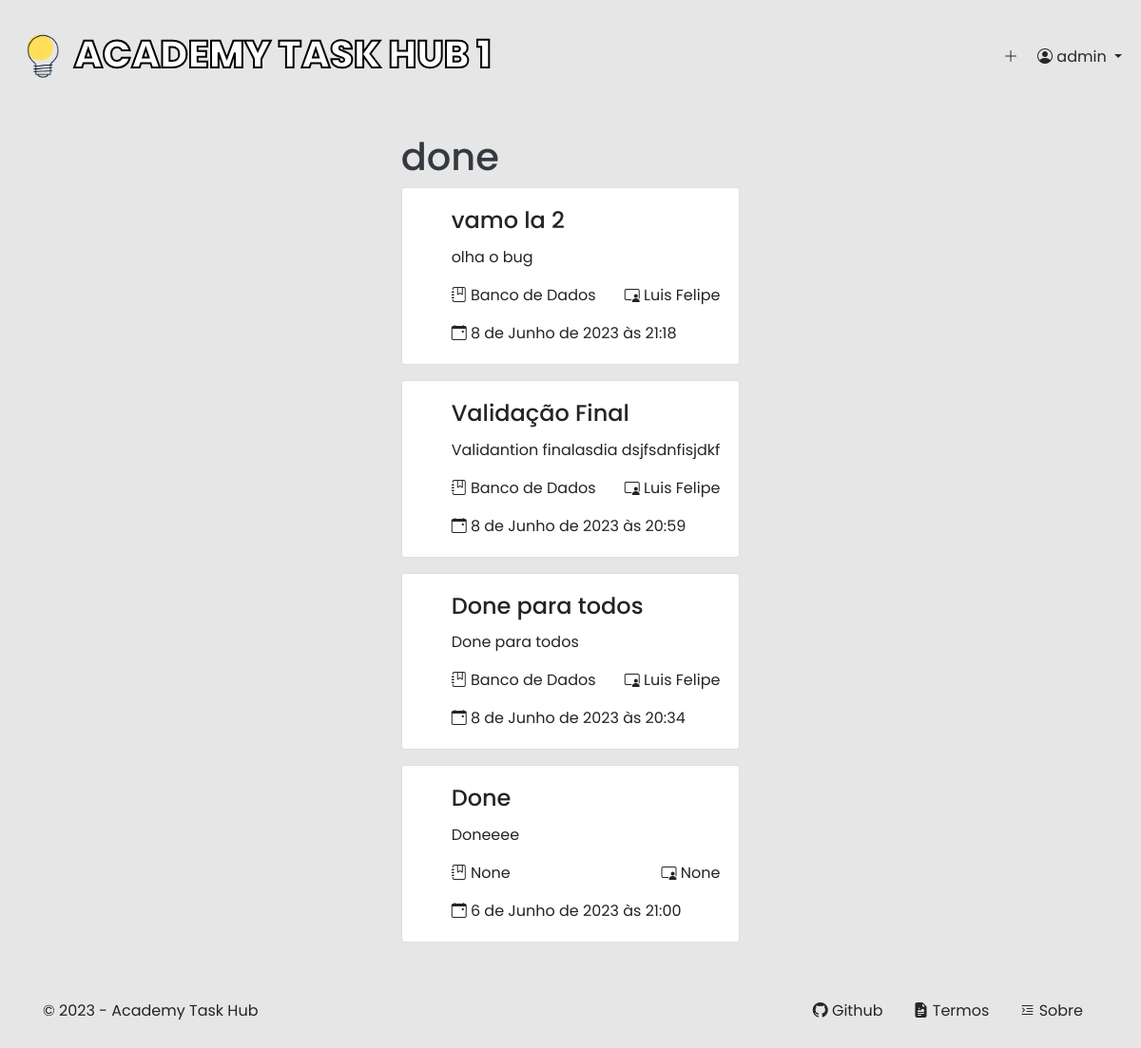
Screenshot of /done/ (signed in) with the database file from the repository.
### apps/client/models.py (models this page shows, shortened)
class ItemList(models.Model):
    STATUS = (
        ('TODO', 'To Do'),
        ('DOING', 'Doing'),
        ('DONE', 'Done'),
    )
    TYPE = (
        ('P', 'Pessoal'),
        ('A', 'Para todos')
    )
    author = models.ForeignKey(User, on_delete=models.CASCADE)
    title = models.CharField(max_length=50)
    content = models.CharField(max_length=150)
    created_date = models.DateTimeField(auto_now_add=True)
    updated_date = models.DateTimeField(auto_now=True)
    due_date = models.DateTimeField()
    discipline = models.ForeignKey(Discipline, on_delete=models.CASCADE, blank=True, null=True)
    teacher = models.ForeignKey(Teacher, models.CASCADE, blank=True, null=True)
    status = models.CharField(max_length=5, choices=STATUS)
    type = models.CharField(max_length=1, choices=TYPE)

class Discipline(models.Model):
    name = models.CharField(max_length=20)
    is_technical_area = models.BooleanField()
    def __str__ (self) -> str:
        return self.name

class Teacher(models.Model):
    name = models.CharField(max_length=20)
    def __str__ (self) -> str:
        return self.name

### apps/home/views.py (the view)
# urls.py: path('done/', views.done, name='done'),
def done(request):
    if request.method == 'GET':
        if request.user.is_authenticated:
            person = Person.objects.get(user=request.user)
            item_list_done = person.item_list.filter(status='DONE').order_by('-due_date')
            return render(request, 'pages/done.html', context={'item_list_done':item_list_done})
        item_list_done = ItemList.objects.filter(type='A').filter(status='DONE').order_by('-due_date')
        return render(request, 'pages/done.html', context={'item_list_done':item_list_done})

### apps/home/templates/pages/done.html
{% extends 'base.html' %}
{% load static %}
{% block body %}
<section class="container section text-white d-flex justify-content-center align-items-start">
    <main class="done p-3 d-flex justify-content-center flex-column text-dark">
        <h1>done</h1>
        {% for item in item_list_done %}
            {% include '../partials/card-item.html' %}
        {% empty %}
            <p>Nenhum item encontrado.</p>
        {% endfor %}
    </main>
</section>
{% endblock body %}

### templates/partials/header.html (shortened to what this page needs)
{% load static %}
<header class="d-flex align-items-center justify-content-between text-white header" style="min-height: 15vh;">
  <h1 class="title" style="padding-left: 20px;"><a href="{% url 'home' %}" style="text-decoration: none; color: white; -webkit-text-stroke: 2px #000;">
    <img id="test" src="{% static 'img/2.png' %}" alt=""> Academy Task Hub {{ user.id }}</a></h1>
  <nav class="navbar-nav">
    <ul class="nav">
      {% if not user.is_authenticated %}
        <li class="nav-item p-3"><a class="nav-link" href="{% url 'login' %}">Login <i class="bi bi-box-arrow-in-right"></i></a></li>
        <li class="nav-item p-3"><a class="nav-link" href="{% url 'register' %}">Cadastrar <i class="bi bi-person-add"></i></a></li>
      {% else %}
        <li class="nav-item"><a class="nav-link" href="{% url 'client' person.id %}"><i class="bi bi-plus-lg"></i></a></li>
        <li class="nav-item dropdown">
          <a class="nav-link dropdown-toggle" href="#" id="memberDropdown" role="button" data-bs-toggle="dropdown" aria-expanded="false">
            <i class="bi bi-person-circle" id="change-mode"></i> {{user.username}}
          </a>
      {% endif %}
      </li>
    </ul>
  </nav>
</header>

### apps/home/templates/partials/card-item.html
<ul class="card" style="min-width: 300px;">
    <li class="card-body">
        <h4 class="card-title">{{ item.title }}</h4>
        <p class="card-text">{{ item.content }}</p>
        <div class="more d-flex justify-content-between">
            <p><i class="bi bi-journal-bookmark"></i> {{ item.discipline }}</p>
            <p><i class="bi bi-person-video3"></i> {{ item.teacher }}</p>
        </div>
        <p class="card-text"><i class="bi bi-calendar-event"></i> {{ item.due_date }}</p>
    </li>
</ul>

### templates/static/css/style.css (style rules this page uses)
ul li { list-style: none; }
body { background-color: #e6e6e6; }
.section { min-height: 80vh; }
* { font-family: 'Poppins', sans-serif; }
.title { font-weight: 800; color: white; -webkit-text-stroke: 2px #000; text-transform: uppercase; }
#test { height: 50px; background: transparent; }
h1 { margin-top: 5px; }
li.nav-item.dropdown { margin: 0 20px; }
.nav-link { color: #272727!important; }

### rows the page displays
ItemList: title "vamo la 2", content "olha o bug", discipline "Banco de Dados", teacher "Luis Felipe", due_date "8 de Junho de 2023 às 21:18"
ItemList: title "Validação Final", content "Validantion finalasdia dsjfsdnfisjdkf", discipline "Banco de Dados", teacher "Luis Felipe", due_date "8 de Junho de 2023 às 20:59"
ItemList: title "Done para todos", content "Done para todos", discipline "Banco de Dados", teacher "Luis Felipe", due_date "8 de Junho de 2023 às 20:34"
ItemList: title "Done", content "Doneeee", discipline "None", teacher "None", due_date "6 de Junho de 2023 às 21:00"

### other values shown
{{ user.id }} "1"
{{ user.username }} "admin"
